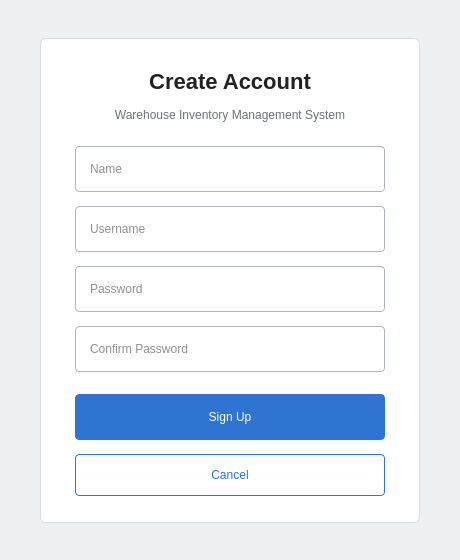
<?xml version="1.0" encoding="UTF-8"?>
<ui version="4.0">
 <class>SignupDialog</class>
 <widget class="QDialog" name="SignupDialog">
  <property name="geometry">
   <rect>
    <x>0</x>
    <y>0</y>
    <width>460</width>
    <height>560</height>
   </rect>
  </property>
  <property name="windowTitle">
   <string>Sign Up</string>
  </property>
  <property name="styleSheet">
   <string notr="true">QDialog {
    background-color: #eef1f4;
    color: #222222;
    font-family: Arial;
    font-size: 13px;
}
QFrame#signupCard {
    background-color: #ffffff;
    border: 1px solid #d6dbe0;
    border-radius: 6px;
}
QLineEdit {
    background-color: #ffffff;
    border: 1px solid #aeb5bd;
    border-radius: 4px;
    padding-left: 12px;
    padding-right: 12px;
    color: #222222;
}
QPushButton {
    border-radius: 4px;
    padding: 8px 12px;
}
QPushButton#btnCreateAccount {
    background-color: #2f74d0;
    color: white;
    border: 1px solid #2f74d0;
}
QPushButton#btnCancel {
    background-color: #ffffff;
    color: #2f74d0;
    border: 1px solid #2f74d0;
}</string>
  </property>
  <layout class="QVBoxLayout" name="dialogLayout">
   <property name="leftMargin">
    <number>0</number>
   </property>
   <property name="topMargin">
    <number>0</number>
   </property>
   <property name="rightMargin">
    <number>0</number>
   </property>
   <property name="bottomMargin">
    <number>0</number>
   </property>
   <item>
    <spacer name="topSpacer">
     <property name="orientation">
      <enum>Qt::Vertical</enum>
     </property>
     <property name="sizeHint" stdset="0">
      <size>
       <width>20</width>
       <height>34</height>
      </size>
     </property>
    </spacer>
   </item>
   <item alignment="Qt::AlignHCenter">
    <widget class="QFrame" name="signupCard">
     <property name="minimumSize">
      <size>
       <width>380</width>
       <height>470</height>
      </size>
     </property>
     <property name="maximumSize">
      <size>
       <width>400</width>
       <height>500</height>
      </size>
     </property>
     <layout class="QVBoxLayout" name="cardLayout">
      <property name="leftMargin">
       <number>34</number>
      </property>
      <property name="topMargin">
       <number>30</number>
      </property>
      <property name="rightMargin">
       <number>34</number>
      </property>
      <property name="bottomMargin">
       <number>26</number>
      </property>
      <property name="spacing">
       <number>14</number>
      </property>
      <item>
       <widget class="QLabel" name="labelTitle">
        <property name="text">
         <string>Create Account</string>
        </property>
        <property name="alignment">
         <set>Qt::AlignCenter</set>
        </property>
        <property name="styleSheet">
         <string notr="true">background: transparent; border: none; font-size: 22px; font-weight: bold; color: #222222;</string>
        </property>
       </widget>
      </item>
      <item>
       <widget class="QLabel" name="labelSubtitle">
        <property name="text">
         <string>Warehouse Inventory Management System</string>
        </property>
        <property name="alignment">
         <set>Qt::AlignCenter</set>
        </property>
        <property name="styleSheet">
         <string notr="true">background: transparent; border: none; color: #6b727b;</string>
        </property>
       </widget>
      </item>
      <item>
       <spacer name="titleGap">
        <property name="orientation">
         <enum>Qt::Vertical</enum>
        </property>
        <property name="sizeType">
         <enum>QSizePolicy::Fixed</enum>
        </property>
        <property name="sizeHint" stdset="0">
         <size>
          <width>20</width>
          <height>10</height>
         </size>
        </property>
       </spacer>
      </item>
      <item>
       <widget class="QLineEdit" name="editName">
        <property name="minimumSize">
         <size>
          <width>0</width>
          <height>46</height>
         </size>
        </property>
        <property name="placeholderText">
         <string>Name</string>
        </property>
       </widget>
      </item>
      <item>
       <widget class="QLineEdit" name="editUsername">
        <property name="minimumSize">
         <size>
          <width>0</width>
          <height>46</height>
         </size>
        </property>
        <property name="placeholderText">
         <string>Username</string>
        </property>
       </widget>
      </item>
      <item>
       <widget class="QLineEdit" name="editPassword">
        <property name="minimumSize">
         <size>
          <width>0</width>
          <height>46</height>
         </size>
        </property>
        <property name="echoMode">
         <enum>QLineEdit::Password</enum>
        </property>
        <property name="placeholderText">
         <string>Password</string>
        </property>
       </widget>
      </item>
      <item>
       <widget class="QLineEdit" name="editPasswordConfirm">
        <property name="minimumSize">
         <size>
          <width>0</width>
          <height>46</height>
         </size>
        </property>
        <property name="echoMode">
         <enum>QLineEdit::Password</enum>
        </property>
        <property name="placeholderText">
         <string>Confirm Password</string>
        </property>
       </widget>
      </item>
      <item>
       <spacer name="buttonGap">
        <property name="orientation">
         <enum>Qt::Vertical</enum>
        </property>
        <property name="sizeType">
         <enum>QSizePolicy::Fixed</enum>
        </property>
        <property name="sizeHint" stdset="0">
         <size>
          <width>20</width>
          <height>8</height>
         </size>
        </property>
       </spacer>
      </item>
      <item>
       <widget class="QPushButton" name="btnCreateAccount">
        <property name="minimumSize">
         <size>
          <width>0</width>
          <height>46</height>
         </size>
        </property>
        <property name="text">
         <string>Sign Up</string>
        </property>
       </widget>
      </item>
      <item>
       <widget class="QPushButton" name="btnCancel">
        <property name="minimumSize">
         <size>
          <width>0</width>
          <height>42</height>
         </size>
        </property>
        <property name="text">
         <string>Cancel</string>
        </property>
       </widget>
      </item>
     </layout>
    </widget>
   </item>
   <item>
    <spacer name="bottomSpacer">
     <property name="orientation">
      <enum>Qt::Vertical</enum>
     </property>
     <property name="sizeHint" stdset="0">
      <size>
       <width>20</width>
       <height>34</height>
      </size>
     </property>
    </spacer>
   </item>
  </layout>
 </widget>
 <resources/>
 <connections/>
</ui>
